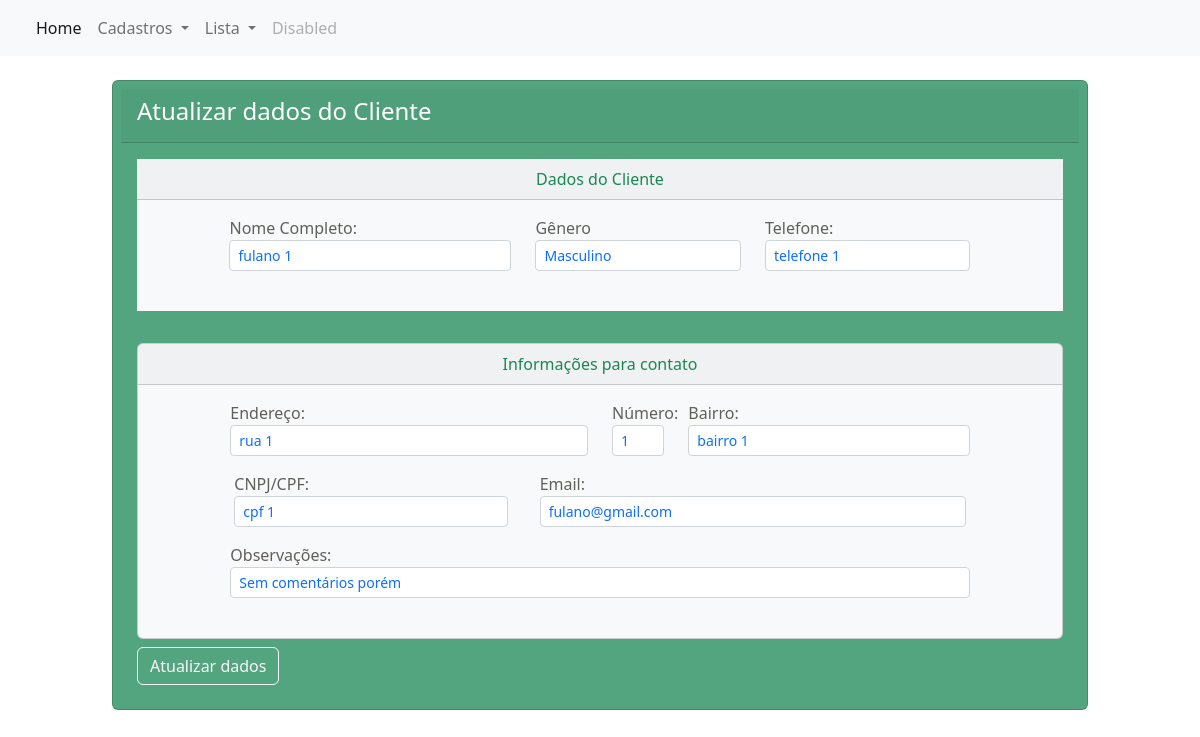
/editaCliente.php?id=3, run on the app's committed database.
### tables this page shows
CREATE TABLE `clients` (
  `client_id` int(6) NOT NULL,
  `client_name` varchar(60) DEFAULT NULL,
  `client_gender` varchar(12) DEFAULT NULL,
  `client_phone` varchar(20) DEFAULT NULL,
  `client_address` varchar(50) DEFAULT NULL,
  `client_number` varchar(6) DEFAULT NULL,
  `client_district` varchar(50) DEFAULT NULL,
  `client_cnpj` varchar(15) DEFAULT NULL,
  `client_email` varchar(60) DEFAULT NULL,
  `client_comments` text DEFAULT NULL,
  `client_created_in` timestamp NOT NULL DEFAULT current_timestamp()
);

### functions.php (called while the page is built, shortened)
<?php
    function select($table, $fields, $filters, $extra){
        $query = "SELECT ";
        if($fields == null){
            $query .= "* ";
        }else{
            $fields = implode('`, `', $fields);
            $query .= "`$fields` ";
        }
        $query .= " FROM `$table` ";
        if($filters != null){
			$query .= " WHERE ";
			foreach ($filters as $key => $value) {
				$query .= "`$key` = '$value' AND ";
			}
			$query = substr($query, 0, -4);
		}
        if($extra != null){
            $query .= $extra;
        }
        global $conn;
		$result = mysqli_query($conn, $query) or die(mysqli_error());
		$data = [];
		while($row = mysqli_fetch_assoc($result)){
			$data[] = $row;
		}
		return $data;
    }
?>

### editaCliente.php (the view, shortened to what this page needs)
<?php
    require_once 'connect.php';
    require_once 'functions.php';
    if(isset($_GET['id'])){
        $filter['client_id'] = $_GET['id'];
        $client = select("clients", null, $filter, " LIMIT 1")[0];
    }
?>
<!DOCTYPE html>
<html lang="pt-br">
<head>
    <link rel="stylesheet" type="text/css" href="https://cdn.jsdelivr.net/npm/bootstrap@5.3.0-alpha1/dist/css/bootstrap.min.css">
    <link rel="stylesheet" type="text/css" href="https://cdnjs.cloudflare.com/ajax/libs/twitter-bootstrap/5.2.0/css/bootstrap.min.css">
    <link rel="stylesheet" type="text/css" href="https://cdn.datatables.net/1.13.3/css/dataTables.bootstrap5.min.css">
</head>
<body>
    <?php include_once 'components/menu.php'; ?>
        <div class="row">
            <div class="col-md-10 offset-1">
                <div class="card bg-success p-2 text-white bg-opacity-75">
                    <div class="card-header">
                        <h4>Atualizar dados do Cliente</h4>
                    </div>
                    <div class="card-body">
                        <form action="edita.php" method="POST">
                            <div class="mb-2 bg-light text-dark">
                                <div class="card-header text-center text-success">
                                    Dados do Cliente
                                </div>
                                <div class="row p-3">
                                    <div class="col-md-4 offset-1">
                                        <label>Nome Completo:</label>
                                        <input type="text" name="client_name" class="form-control form-control-sm text-primary" placeholder="Digite seu nome completo..." value="<?=$client['client_name'];?>">
                                    </div>
                                    <div class="col-md-3">
                                        <label> Gênero </label>
                                        <select class="form-control form-control-sm text-primary" name="client_gender" value="<?=$client['client_gender'];?>">
                                            <option> Masculino </option>
                                        </select>
                                    </div>
                                    <div class="col-md-3">
                                        <label>Telefone:</label>
                                        <input type="tel" name="client_phone" class="form-control form-control-sm text-primary" value="<?=$client['client_phone'];?>">
                                    </div>
                                </div>
                                <br>
                            </div>
                            <br>
                            <div class="card mb-2 bg-light text-dark">
                                <div class="card-header text-center text-success">
                                    Informações para contato
                                </div>
                                <div class="row p-3">
                                    <div class="col-md-5 offset-1">
                                        <label>Endereço:</label>
                                        <input type="text" name="client_address" class="form-control form-control-sm text-primary" placeholder="Digite seu endereço..." value="<?=$client['client_address'];?>">
                                    </div>
                                    <div class="col-md-1">
                                        <label>Número:</label>
                                        <input type="text" class="form-control form-control-sm text-primary" name="client_number" value="<?=$client['client_number'];?>">
                                    </div>
                                    <div class="col-md-4">
                                        <label>Bairro:</label>
                                        <input type="text" class="form-control form-control-sm text-primary" name="client_district" placeholder="Digite seu bairro..." value="<?=$client['client_district'];?>">
                                    </div>
                                    <br>
                                    <div class="col-md-4 offset-1 p-3">
                                        <label>CNPJ/CPF:</label>
                                        <input type="text" class="form-control form-control-sm text-primary" name="client_cnpj" value="<?=$client['client_cnpj'];?>">
                                    </div>
                                    <br>
                                    <div class="col-md-6 offset-0 p-3">
                                        <label>Email:</label>
                                        <input type="email" class="form-control form-control-sm text-primary" name="client_email" value="<?=$client['client_email'];?>">
                                    </div>
                                    <br>
                                    <div class="col-md-10 offset-1">
                                        <label>Observações:</label>
                                        <input type="text" class="form-control form-control-sm text-primary" name="client_comments" placeholder="Descreva mais detalhes" value="<?=$client['client_comments'];?>">
                                    </div>
                                </div>
                                <br>
                            </div>
                            <button type="submit" class="btn btn-outline-light">Atualizar dados</button>
                        </form>
                    </div>
                </div>
            </div>
        </div>
    </div>
</body>
</html>

### editaCliente.php (style rules this page uses)
label { color: #615f5a; }

### data on the page
clients: client_name "fulano 1", client_gender "Masculino", client_phone "telefone 1", client_address "rua 1", client_number "1", client_district "bairro 1", client_cnpj "cpf 1", client_email "fulano@gmail.com", client_comments "Sem comentários porém"
